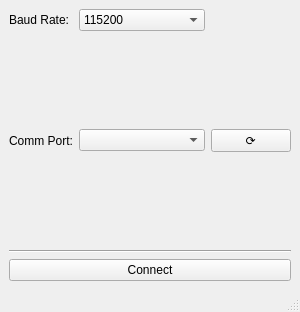
<?xml version="1.0" encoding="UTF-8"?>
<ui version="4.0">
 <class>MainWindow</class>
 <widget class="QMainWindow" name="MainWindow">
  <property name="geometry">
   <rect>
    <x>0</x>
    <y>0</y>
    <width>300</width>
    <height>312</height>
   </rect>
  </property>
  <property name="windowTitle">
   <string>OBD Dash | Settings</string>
  </property>
  <property name="windowIcon">
   <iconset>
    <normaloff>egg.png</normaloff>egg.png</iconset>
  </property>
  <widget class="QWidget" name="centralwidget">
   <layout class="QGridLayout" name="gridLayout_2">
    <item row="3" column="2">
     <widget class="QComboBox" name="combo_ports">
      <property name="sizePolicy">
       <sizepolicy hsizetype="Expanding" vsizetype="Fixed">
        <horstretch>0</horstretch>
        <verstretch>0</verstretch>
       </sizepolicy>
      </property>
     </widget>
    </item>
    <item row="0" column="1">
     <widget class="QLabel" name="label">
      <property name="text">
       <string>Baud Rate:</string>
      </property>
     </widget>
    </item>
    <item row="3" column="1">
     <widget class="QLabel" name="label_2">
      <property name="text">
       <string>Comm Port:</string>
      </property>
     </widget>
    </item>
    <item row="1" column="2">
     <spacer name="verticalSpacer">
      <property name="orientation">
       <enum>Qt::Vertical</enum>
      </property>
      <property name="sizeHint" stdset="0">
       <size>
        <width>20</width>
        <height>40</height>
       </size>
      </property>
     </spacer>
    </item>
    <item row="3" column="3" alignment="Qt::AlignRight">
     <widget class="QPushButton" name="btn_refresh">
      <property name="sizePolicy">
       <sizepolicy hsizetype="Minimum" vsizetype="Fixed">
        <horstretch>0</horstretch>
        <verstretch>0</verstretch>
       </sizepolicy>
      </property>
      <property name="minimumSize">
       <size>
        <width>80</width>
        <height>0</height>
       </size>
      </property>
      <property name="text">
       <string>⟳</string>
      </property>
     </widget>
    </item>
    <item row="7" column="1" colspan="3">
     <widget class="QPushButton" name="btn_connect">
      <property name="sizePolicy">
       <sizepolicy hsizetype="Expanding" vsizetype="Fixed">
        <horstretch>0</horstretch>
        <verstretch>0</verstretch>
       </sizepolicy>
      </property>
      <property name="text">
       <string>Connect</string>
      </property>
     </widget>
    </item>
    <item row="6" column="1" colspan="3">
     <widget class="Line" name="line">
      <property name="orientation">
       <enum>Qt::Horizontal</enum>
      </property>
     </widget>
    </item>
    <item row="5" column="2">
     <spacer name="verticalSpacer_2">
      <property name="orientation">
       <enum>Qt::Vertical</enum>
      </property>
      <property name="sizeHint" stdset="0">
       <size>
        <width>20</width>
        <height>40</height>
       </size>
      </property>
     </spacer>
    </item>
    <item row="0" column="2">
     <widget class="QComboBox" name="combo_baud">
      <property name="currentIndex">
       <number>1</number>
      </property>
      <item>
       <property name="text">
        <string>9600</string>
       </property>
      </item>
      <item>
       <property name="text">
        <string>115200</string>
       </property>
      </item>
     </widget>
    </item>
   </layout>
  </widget>
  <widget class="QMenuBar" name="menubar">
   <property name="geometry">
    <rect>
     <x>0</x>
     <y>0</y>
     <width>300</width>
     <height>22</height>
    </rect>
   </property>
  </widget>
  <widget class="QStatusBar" name="statusbar"/>
  <action name="action9600">
   <property name="text">
    <string>9600</string>
   </property>
  </action>
  <action name="action115200">
   <property name="text">
    <string>115200</string>
   </property>
  </action>
  <action name="action11">
   <property name="text">
    <string>11</string>
   </property>
  </action>
  <action name="actionPort_2">
   <property name="text">
    <string>Port</string>
   </property>
  </action>
 </widget>
 <resources/>
 <connections/>
</ui>
